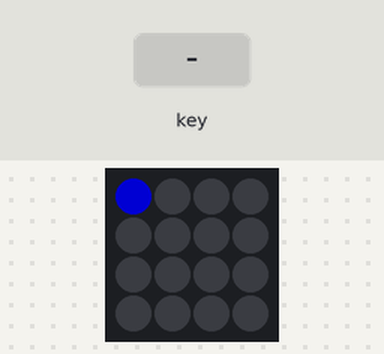
Recording of a program running on a simulated CircuitPython board. Shown: 4×4 RGB LED matrix. The inputs (shaded band) are chosen by the test bench. Dim RGB values are drawn brighter than linear.

Above: at 0.01 s.
At 0.36 s:
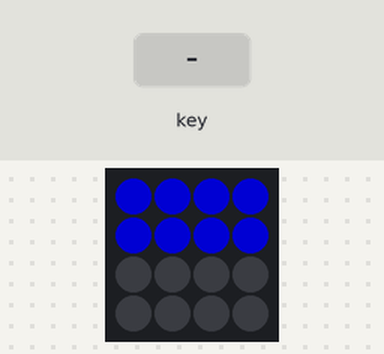
At 2.8 s:
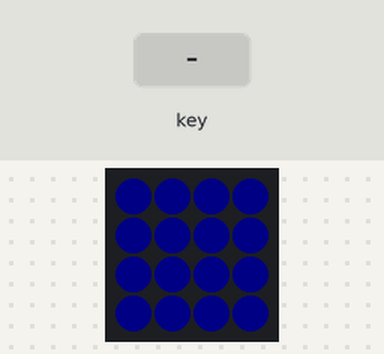
2.9 s: key number 0 pressed for 0.2 s
4.6 s: key number 2 pressed for 0.2 s
Timing chart, 0 to 7.6 s (numbered marks = the images above; inputs shaded):
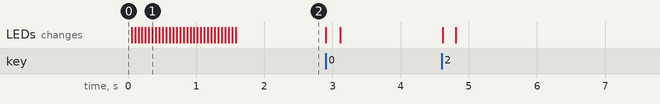

The program:

code.py
```python
"""
*****************************************************************************
Copyright 2023 Silicon Laboratories Inc. www.silabs.com
*****************************************************************************
SPDX-License-Identifier: Zlib

The licensor of this software is Silicon Laboratories Inc.

This software is provided \'as-is\', without any express or implied
warranty. In no event will the authors be held liable for any damages
arising from the use of this software.

Permission is granted to anyone to use this software for any purpose,
including commercial applications, and to alter it and redistribute it
freely, subject to the following restrictions:

1. The origin of this software must not be misrepresented; you must not
   claim that you wrote the original software. If you use this software
   in a product, an acknowledgment in the product documentation would be
   appreciated but is not required.
2. Altered source versions must be plainly marked as such, and must not be
   misrepresented as being the original software.
3. This notice may not be removed or altered from any source distribution.

*****************************************************************************
# EXPERIMENTAL QUALITY
This code has not been formally tested and is provided as-is. It is not
suitable for production environments. In addition, this code will not be
maintained and there may be no bug maintenance planned for these resources.
Silicon Labs may update projects from time to time.
******************************************************************************
"""
# Application imports
from App import App

# Create app
app = App()
# Main loop
while True:
    # Call app main function
    app.main()
```

App.py
```python
"""
*****************************************************************************
Copyright 2023 Silicon Laboratories Inc. www.silabs.com
*****************************************************************************
SPDX-License-Identifier: Zlib

The licensor of this software is Silicon Laboratories Inc.

This software is provided \'as-is\', without any express or implied
warranty. In no event will the authors be held liable for any damages
arising from the use of this software.

Permission is granted to anyone to use this software for any purpose,
including commercial applications, and to alter it and redistribute it
freely, subject to the following restrictions:

1. The origin of this software must not be misrepresented; you must not
   claim that you wrote the original software. If you use this software
   in a product, an acknowledgment in the product documentation would be
   appreciated but is not required.
2. Altered source versions must be plainly marked as such, and must not be
   misrepresented as being the original software.
3. This notice may not be removed or altered from any source distribution.

*****************************************************************************
# EXPERIMENTAL QUALITY
This code has not been formally tested and is provided as-is. It is not
suitable for production environments. In addition, this code will not be
maintained and there may be no bug maintenance planned for these resources.
Silicon Labs may update projects from time to time.
******************************************************************************
"""
# Standard Imports
import time
import board
# Library Imports
from adafruit_neotrellis.neotrellis import NeoTrellis

# Constants
TIME_SYNC = 0.02 # NeoTrellis sync, buttons can only be read every 17ms, allow a bit longer

# Application class
class App():

    # Initialisation
    def __init__(self) -> None:
        # Open I2C
        self.i2c = board.I2C()
        # Create NeoTrellis class
        self.trellis = NeoTrellis(self.i2c)
        # Set the brightness value (0 to 1.0)
        self.trellis.brightness = 0.5
        # Set all keys to blue and activate events
        for i in range(16):
            # Set LED to blue
            self.trellis.pixels[i] = (0, 0, 255)
            # Activate rising edge events on all keys
            self.trellis.activate_key(i, NeoTrellis.EDGE_RISING)
            # Activate falling edge events on all keys
            self.trellis.activate_key(i, NeoTrellis.EDGE_FALLING)
            # Set all keys to trigger the blink callback
            self.trellis.callbacks[i] = self.key
            # Briefly sleep
            time.sleep(0.05)
        # Turn off all keys
        for i in range(16):
            # Set LED to off
            self.trellis.pixels[i] = (0, 0, 15)
            # Briefly sleep
            time.sleep(0.05)
        # Note current time
        now = time.monotonic()
        # Set sync time (20ms)
        self.time_sync = now + TIME_SYNC

    # Key event handler
    def key(self, event):
        # turn the LED on when a rising edge is detected
        if event.edge == NeoTrellis.EDGE_RISING:
            self.trellis.pixels[event.number] = (0, 0, 255)
        # turn the LED off when a falling edge is detected
        elif event.edge == NeoTrellis.EDGE_FALLING:
            self.trellis.pixels[event.number] = (0, 0, 15)

    # Main function - called repeatedly do not block
    def main(self):
        # Note current time
        now = time.monotonic()
        # Time to sync trellis?
        if now >= self.time_sync:
            # Call the sync function to call any triggered callbacks
            self.trellis.sync()
            # Set time for next sync
            self.time_sync = now + TIME_SYNC

# Application class END
```
